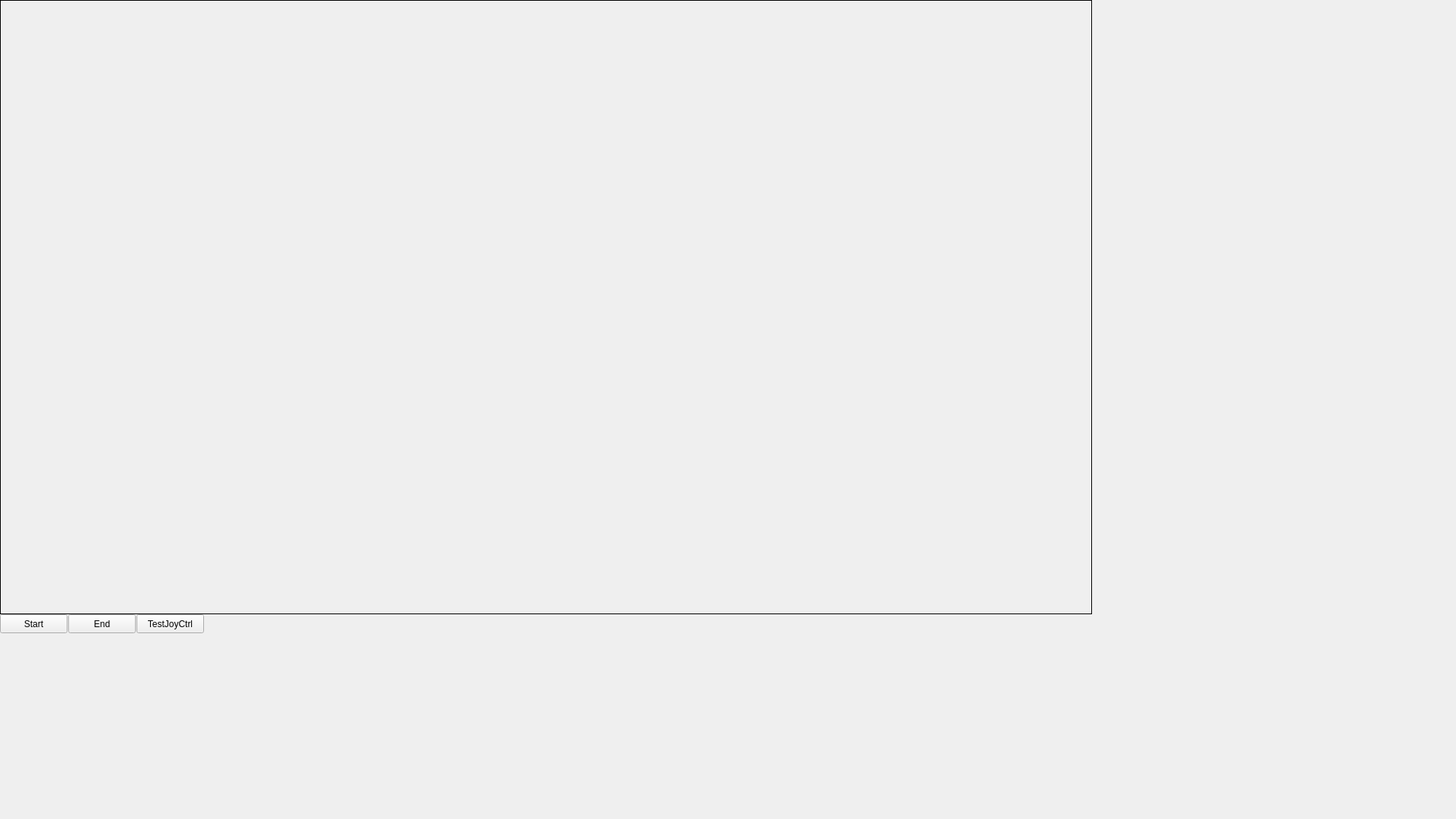
<?xml version="1.0" encoding="UTF-8"?>
<ui version="4.0">
 <class>MainWindow</class>
 <widget class="QWidget" name="MainWindow">
  <property name="geometry">
   <rect>
    <x>0</x>
    <y>0</y>
    <width>1920</width>
    <height>1080</height>
   </rect>
  </property>
  <property name="windowTitle">
   <string>Automatic Camera Control System</string>
  </property>
  <widget class="QLabel" name="label_img_show">
   <property name="enabled">
    <bool>true</bool>
   </property>
   <property name="geometry">
    <rect>
     <x>0</x>
     <y>0</y>
     <width>1440</width>
     <height>810</height>
    </rect>
   </property>
   <property name="font">
    <font>
     <underline>false</underline>
     <kerning>false</kerning>
    </font>
   </property>
   <property name="autoFillBackground">
    <bool>false</bool>
   </property>
   <property name="frameShape">
    <enum>QFrame::Box</enum>
   </property>
   <property name="text">
    <string/>
   </property>
  </widget>
  <widget class="QPushButton" name="pushButton_start">
   <property name="geometry">
    <rect>
     <x>0</x>
     <y>810</y>
     <width>89</width>
     <height>25</height>
    </rect>
   </property>
   <property name="text">
    <string>Start</string>
   </property>
  </widget>
  <widget class="QPushButton" name="pushButton_end">
   <property name="geometry">
    <rect>
     <x>90</x>
     <y>810</y>
     <width>89</width>
     <height>25</height>
    </rect>
   </property>
   <property name="text">
    <string>End</string>
   </property>
  </widget>
  <widget class="QPushButton" name="pushButton_control">
   <property name="geometry">
    <rect>
     <x>180</x>
     <y>810</y>
     <width>89</width>
     <height>25</height>
    </rect>
   </property>
   <property name="text">
    <string>TestJoyCtrl</string>
   </property>
  </widget>
 </widget>
 <resources/>
 <connections>
  <connection>
   <sender>pushButton_end</sender>
   <signal>clicked()</signal>
   <receiver>MainWindow</receiver>
   <slot>pushButton_end_clicked()</slot>
   <hints>
    <hint type="sourcelabel">
     <x>914</x>
     <y>429</y>
    </hint>
    <hint type="destinationlabel">
     <x>988</x>
     <y>398</y>
    </hint>
   </hints>
  </connection>
  <connection>
   <sender>pushButton_start</sender>
   <signal>clicked()</signal>
   <receiver>MainWindow</receiver>
   <slot>pushButton_start_clicked()</slot>
   <hints>
    <hint type="sourcelabel">
     <x>904</x>
     <y>309</y>
    </hint>
    <hint type="destinationlabel">
     <x>990</x>
     <y>277</y>
    </hint>
   </hints>
  </connection>
  <connection>
   <sender>pushButton_control</sender>
   <signal>clicked()</signal>
   <receiver>MainWindow</receiver>
   <slot>pushButton_Test_clicked()</slot>
   <hints>
    <hint type="sourcelabel">
     <x>909</x>
     <y>531</y>
    </hint>
    <hint type="destinationlabel">
     <x>990</x>
     <y>505</y>
    </hint>
   </hints>
  </connection>
 </connections>
 <slots>
  <slot>pushButton_start_clicked()</slot>
  <slot>pushButton_end_clicked()</slot>
  <slot>pushButton_Test_clicked()</slot>
 </slots>
</ui>
